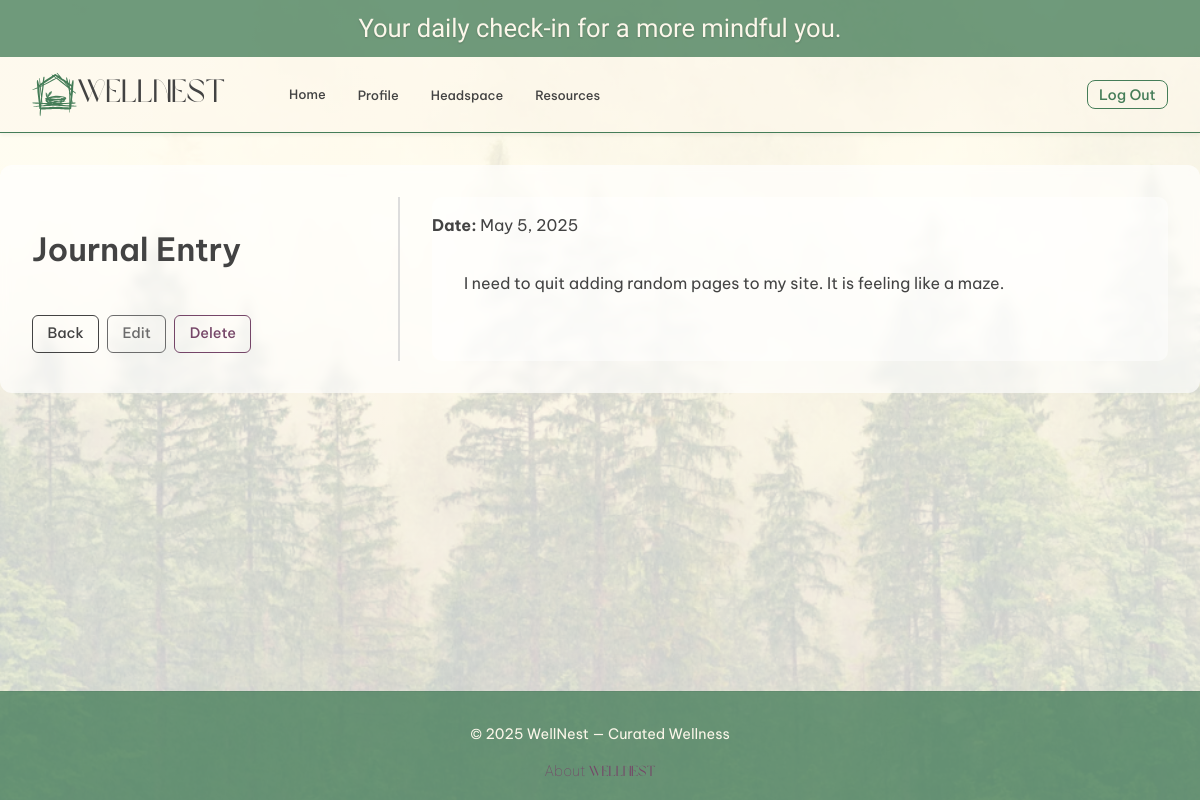
The page /reflections/7/ (signed in) on the database its author committed.
### main_app/models.py (models this page shows, shortened)
class JournalEntry(models.Model):
    date = models.DateField('Entry date')
    content = models.TextField()
    user = models.ForeignKey(User, on_delete=models.CASCADE)
    class Meta:
        ordering = ['-date']

### main_app/views/reflection_views.py (the view)
# urls.py: path('reflections/<int:reflection_id>/', views.reflection_detail, name='reflection-detail'),
@login_required
def reflection_detail(request, reflection_id):
    reflection = get_object_or_404(JournalEntry, id=reflection_id)
    return render(request, 'reflections/reflection_detail.html', {
        'reflection': reflection
    })

### main_app/templates/reflections/reflection_detail.html
{% extends 'base.html' %}
{% load static %}
{% block head %}
<link rel="stylesheet" href="{% static 'css/reflections/reflection_detail.css' %}">
{% endblock %}
{% block content %}
<div class="reflection-detail-grid">
    <section class="reflection-meta">
      <h1>Journal Entry</h1>
      <div class="reflection-detail-actions">
        <a href="{% url 'reflection-index' %}">Back</a>
        <a href="{% url 'reflection-edit' reflection.id %}">Edit</a>
        <a href="{% url 'reflection-delete' reflection.id %}">Delete</a>
      </div>
    </section>
    <section class="reflection-log-box">
      <p><strong>Date:</strong> {{ reflection.date }}</p>
      <div class="reflection-content">
        <p>{{ reflection.content }}</p>
      </div>
    </section>
</div>
{% endblock %}

### main_app/static/css/base.css (style rules this page uses)
body, p, a, li, button, input, textarea { font-family: 'Be Vietnam Pro', sans-serif; }
h1, h2, h3 { font-family: 'Be Vietnam Pro', sans-serif; font-weight: 600; }
:root { --color-brand-primary: #457D58; --color-brand-secondary: #CCC9A1; --color-text-primary: #434343; --color-text-secondary: #8E8E8E; --color-background: #fcf7ea; --color-accent-optional: #754668; }
html, body { height: 100%; margin: 0; }
body { font-family: 'Be Vietnam Pro', Arial, sans-serif; background: linear-gradient(rgba(255, 255, 255, 0.7), rgba(255, 255, 255, 0.7)), url('/static/images/Reflection.png') no-repeat center center fixed; background-size: cover; color: var(--color-text-primary); line-height: 1.6; height: 800px; display: flex; flex-direction: column; }

### main_app/static/css/reflections/reflection_detail.css (style rules this page uses)
.reflection-detail-grid { font-family: 'Be Vietnam Pro', sans-serif; display: grid; grid-template-columns: 1fr 2fr; gap: 2rem; max-width: 1200px; margin: 2rem auto; padding: 2rem; background: rgba(255, 255, 255, 0.65); border-radius: 12px; backdrop-filter: blur(5px); }
.reflection-meta { border-right: 2px solid #ddd; padding-right: 2rem; }
.reflection-meta h1 { font-size: 2rem; margin-bottom: 1rem; }
.reflection-log-box { background-color: rgba(255, 255, 255, 0.5); border-radius: 10px; display: flex; flex-direction: column; align-items: flex-start; text-align: left; }
.reflection-content { text-indent: 2em; font-size: 1rem; line-height: 1.6; color: var(--color-text-primary); align-self: flex-start; }
.reflection-detail-actions { display: flex; gap: 0.5rem; margin-top: 2rem; flex-wrap: wrap; justify-content: flex-start; padding: 0.5rem 0; }
.reflection-detail-actions a { font-family: 'Be Vietnam Pro', sans-serif; text-decoration: none; padding: 0.4rem 0.9rem; border-radius: 6px; font-weight: 500; font-size: 0.9rem; border: 1.5px solid; transition: all 0.3s ease; background-color: transparent; }
.reflection-detail-actions a:nth-child(1) { border-color: #434343; color: #434343; }
.reflection-detail-actions a:nth-child(2) { border-color: #6c6c6c; color: #6c6c6c; }
.reflection-detail-actions a:nth-child(3) { border-color: var(--color-accent-optional); color: var(--color-accent-optional); }

### rows shown on the page
JournalEntry: date "May 5, 2025", content "I need to quit adding random pages to my site. It is feeling like a maze."
